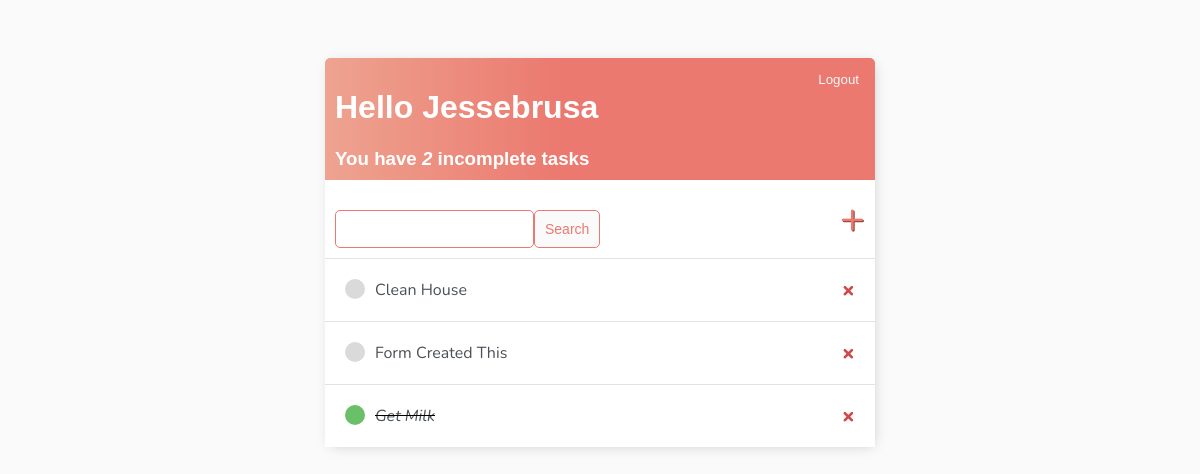
Before: / (signed in) with the older database file.
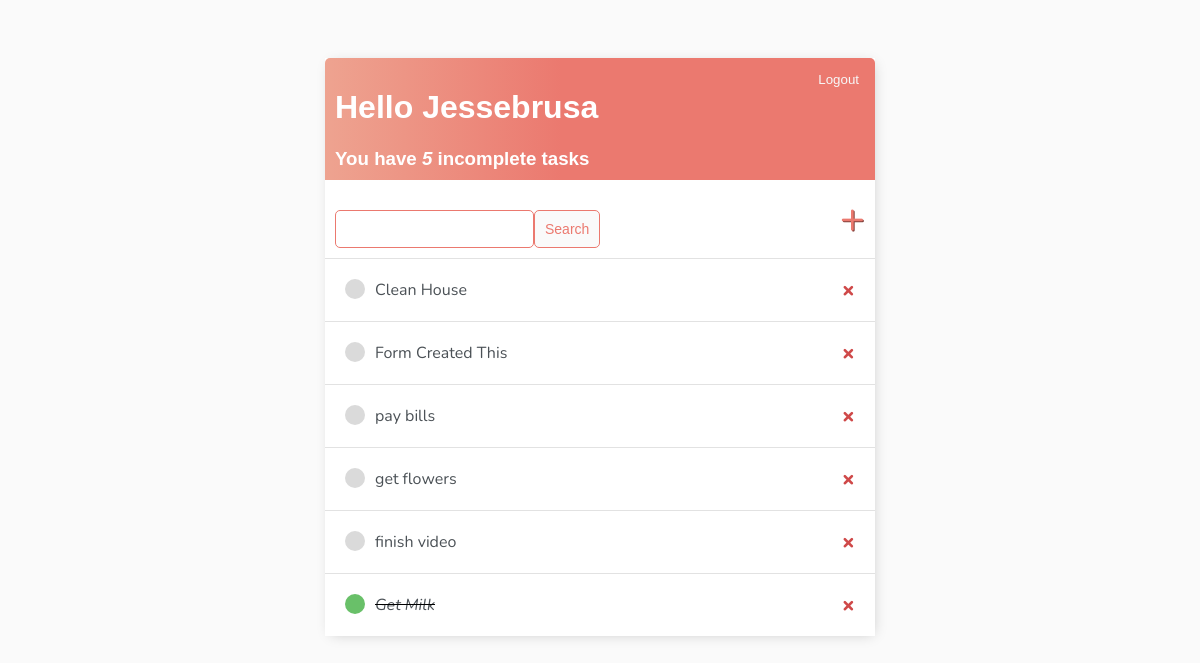
After: the same page with the newer database file.
### base/models.py (models this page shows)
class Task(models.Model):
    user = models.ForeignKey(User, on_delete=models.CASCADE, null=True, blank=True)
    title = models.CharField(max_length=200)
    description = models.TextField(null=True, blank=True)
    complete = models.BooleanField(default=False)
    create = models.DateTimeField(auto_now_add=True)
    def __str__(self):
        return self.title
    class Meta:
        ordering = ['complete']

### base/views.py (the view)
# urls.py: path('', TaskList.as_view(), name='tasks'),
class TaskList(LoginRequiredMixin, ListView):
    model = Task
    context_object_name = 'tasks'
    def get_context_data(self, **kwargs):
        context = super().get_context_data(**kwargs)
        context['tasks'] = context['tasks'].filter(user=self.request.user)
        context['count'] = context['tasks'].filter(complete=False).count()
        search_input = self.request.GET.get('search-area') or ''
        if search_input:
            context['tasks'] = context['tasks'].filter(title__startswith=search_input)
        context['search_input'] = search_input
        return context

### base/templates/base/task_list.html (shortened to what this page needs)
{% extends 'base/main.html' %}
{% block content %}
<div class="header-bar">
    <div>
        <h1>Hello {{ request.user|title }}</h1>
        <h3 style="margin:0">You have<i> {{ count }} </i>incomplete task{{ count|pluralize:"s" }}</h3>
    </div>
    {% if request.user.is_authenticated %}
        <form action="{% url 'logout' %}" method="post">
            <input class="logout-button" type="submit" value="Logout">
        </form>
    {% else %}
        <a href="{% url 'login' %}">Login</a>
        <a href="">Register</a>
    {% endif %}
</div>
<div id="search-add-wrapper">
    <form method="GET" style="margin-top: 20px; display: flex;">
        <input type="text" name="search-area" value="{{ search_input }}">
        <input class="button" type="submit" value="Search">
    </form>
    <a id="add-link" href="{% url 'task-create' %}">&#x2b;</a>
</div>
<div class="task-items-wrapper">
    {% for task in tasks %}
    <div class="task-wrapper">
        {% if task.complete %}
            <div class="task-title">
                <div class="task-complete-icon"></div>
                <i><s><a href="{% url 'task-update' task.id %}">{{ task }}</a></s></i>
            </div>
            <a href="{% url 'task-delete' task.id %}" class="delete-link">&#215;</a>
        {% else %}
            <div class="task-title">
                <div class="task-incomplete-icon"></div>
                <a href="{% url 'task-update' task.id %}">{{ task }}</a>
            </div>
            <a href="{% url 'task-delete' task.id %}" class="delete-link">&#215;</a>
        {% endif %}
    </div>
    {% empty %}
        <tr>
            <td>No Items in list</td>
        </tr>
    {% endfor %}
</div>
{% endblock content %}

### base/templates/base/main.html (shortened to what this page needs)
{% load static %}
<!DOCTYPE html>
<html lang="en">
<head>
</head>
<body>
    <div class="container">
        {% block content %}
        {% endblock content %}
    </div>
</body>
</html>

### base/templates/base/main.html (style rules this page uses)
body { background-color: #FAFAFA; font-family: 'Nunito', sans-serif; padding-top: 50px; }
h1, h2, h3, h4, h5 h6 { font-family: 'Raleway', sans-serif; }
a, p { color: #4b5156 }
.container { max-width: 550px; margin: auto; background-color: white; -webkit-box-shadow: 2px 2px 13px -4px rgba(0, 0, 0, 0.21); box-shadow: 2px 2px 13px -4px rgba(0, 0, 0, 0.21); }
.header-bar { display: flex; justify-content: space-between; color: #fff; padding: 10px; border-radius: 5px 5px 0 0; background: linear-gradient(90deg, #EEA390 0%, #EB796F 43%, #EB796F 100%); }
.logout-button { color: rgb(247, 247, 247); background: none; border: none; }
.task-wrapper { display: flex; align-items: center; justify-content: space-between; padding: 20px; background-color: #fff; border-top: 1px solid rgb(226, 226, 226); }
.task-title { display: flex; }
.task-title a { text-decoration: none; color: #4b5156; margin-left: 10px; }
.task-complete-icon { height: 20px; width: 20px; background-color: rgb(105, 192, 105); border-radius: 50%; }
.task-incomplete-icon { height: 20px; width: 20px; background-color: rgb(218, 218, 218); border-radius: 50%; }
.delete-link { text-decoration: none; font-weight: 900; color: #cf4949; font-size: 22px; line-height: 0; }
#search-add-wrapper { display: flex; justify-content: space-between; align-items: center; padding: 10px; }
#add-link { color: #EB796F; text-decoration: none; font-size: 42px; text-shadow: 1px 1px #81413b; }
input[type=text], input[type=password], textarea { border: 1px solid #EB796F; border-radius: 5px; padding: 10px; width: 90%; }
.button { border: 1px solid #EB796F; background-color: #FAFAFA; color: #EB796F; padding: 10px; font-size: 14px; border-radius: 5px; cursor: pointer; text-decoration: none; }

Changed rows visible on the page:
added Task: title "pay bills"
added Task: title "get flowers"
added Task: title "finish video"
Other visible differences:
{{ count }}: "2" → "5"
